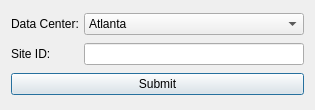
<?xml version="1.0" encoding="UTF-8"?>
<ui version="4.0">
 <class>Dialog</class>
 <widget class="QDialog" name="Dialog">
  <property name="geometry">
   <rect>
    <x>0</x>
    <y>0</y>
    <width>315</width>
    <height>110</height>
   </rect>
  </property>
  <property name="windowTitle">
   <string>Dialog</string>
  </property>
  <layout class="QVBoxLayout" name="verticalLayout">
   <item>
    <layout class="QHBoxLayout" name="horizontalLayout_2" stretch="1,3">
     <property name="spacing">
      <number>0</number>
     </property>
     <item>
      <widget class="QLabel" name="label">
       <property name="text">
        <string>Data Center:</string>
       </property>
      </widget>
     </item>
     <item>
      <widget class="QComboBox" name="comboBox">
       <item>
        <property name="text">
         <string>Atlanta</string>
        </property>
       </item>
       <item>
        <property name="text">
         <string>Midway</string>
        </property>
       </item>
      </widget>
     </item>
    </layout>
   </item>
   <item>
    <layout class="QHBoxLayout" name="layout_nds" stretch="1,3">
     <property name="spacing">
      <number>0</number>
     </property>
     <item>
      <widget class="QLabel" name="label_nds">
       <property name="text">
        <string>Site ID:</string>
       </property>
      </widget>
     </item>
     <item>
      <widget class="QLineEdit" name="lineEdit_nds">
       <property name="inputMask">
        <string>00000</string>
       </property>
       <property name="text">
        <string/>
       </property>
      </widget>
     </item>
    </layout>
   </item>
   <item>
    <layout class="QHBoxLayout" name="horizontalLayout">
     <property name="spacing">
      <number>0</number>
     </property>
     <item>
      <widget class="QPushButton" name="btn_submit">
       <property name="text">
        <string>Submit</string>
       </property>
      </widget>
     </item>
    </layout>
   </item>
  </layout>
 </widget>
 <resources/>
 <connections/>
</ui>
